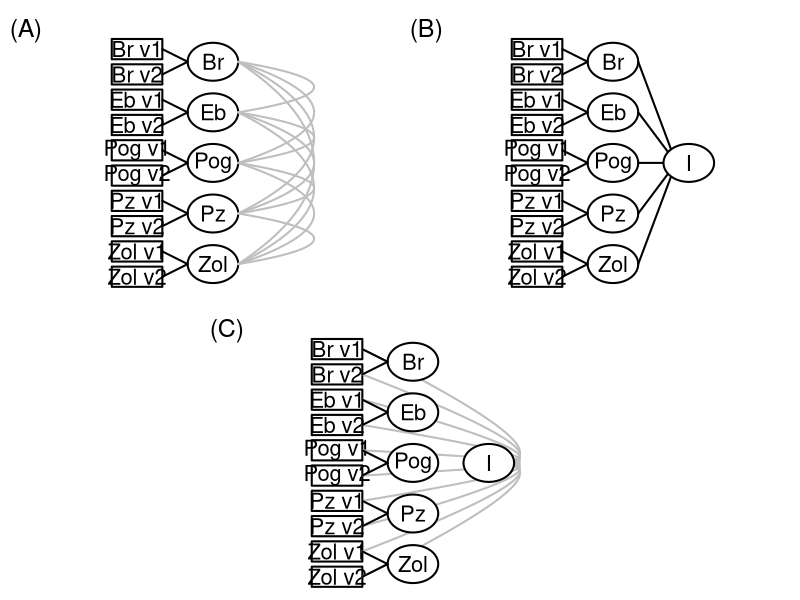

This chart was generated by the following R code:

drawEllipse = function(x_center, y_center, radius_x = 0.2, radius_y = 0.15, l = 2){
  theta = seq(0, 2 * pi, length.out = 100)
  x = radius_x * cos(theta) + x_center
  y = radius_y * sin(theta) + y_center
  polygon(x, y, border = "black", col = "white", lwd = l)
}
curveFunction = function(start, end, distance, mid_y=0) {
  if (mid_y == 0){
    mid_y = (start[2] + end[2]) / 2
  }
  control_points = rbind(start, c(start[1] + distance, mid_y), end)
  
  bezier_curve = function(t, control_points) {
    (1 - t)^2 * control_points[1,] + 2 * (1 - t) * t * control_points[2,] + t^2 * control_points[3,]
  }
  
  t_values = seq(0, 1, length.out = 100)
  curve_points = t(sapply(t_values, function(t) bezier_curve(t, control_points)))
  
  lines(curve_points, col = "gray", lwd = 2)
}


current_mar = par("mar")
suffixes = c(" v1", " v2")
tasks = c("Br", "Eb", "Pog", "Pz", "Zol")
tasks_vs = sapply(tasks, function(x) paste0(x, suffixes))

plotCFA1 = function(){
  par(mar = c(0,1,1,0))
  plot(NA,
       NA,
       xlim = c(-.1,1),
       ylim = c(0,2.1),
       xlab = "",
       ylab = "",
       main = "",
       asp = 1,
       axes = F
  )
  mtext("(A)", side = 3, line = -2, adj = -.01, cex = 1.5)
  n.task = 10
  task_pos.y = seq(.1, 1.9, length.out = n.task)
  task_pos.x = rep(-0.1, n.task)
  task.length = c(.2, .08)
  n.factor_versions = 5
  version_factor.length = .3
  version_factor_pos.y = mapply(
    function(x) (task_pos.y[x+1] - task_pos.y[x])/2 + task_pos.y[x],
    seq(1,10,2)
  )
  version_factor_pos.x = rep(.5, n.factor_versions)
  rect(task_pos.x+task.length[1],
       task_pos.y+task.length[2],
       task_pos.x-task.length[1],
       task_pos.y-task.length[2],
       lwd = 2
  )
  text(task_pos.x, task_pos.y, rev(tasks_vs), cex = 2)
  
  a = mapply(
    function(x) drawEllipse(version_factor_pos.x[x], version_factor_pos.y[x]), 
    1:n.factor_versions
  )
  radius_x = 0.2
  text(version_factor_pos.x, version_factor_pos.y, rev(tasks), cex = 2)
  
  first_con = matrix(
    c(task_pos.x + task.length[1], 
      task_pos.y), 
    ncol = 2 
  )
  
  second_con = matrix(
    c(rep(version_factor_pos.x - radius_x, each = 2), 
      rep(version_factor_pos.y, each = 2)), 
    ncol = 2 
  )
  
  b = mapply(
    function(x) lines(c(first_con[x,1], second_con[x,1]), 
                      c(first_con[x,2], second_con[x,2]),
                      lwd = 2),
    1:10
  )
  dis = rnorm(n.factor_versions^2, 1, .015)
  jit = rnorm(n.factor_versions^2, 0, .025)
  count = 1.5
  for (i in 1:n.factor_versions){
    for (j in 1:n.factor_versions){
      if (i > j){
        curveFunction(
          c(version_factor_pos.x[i] + radius_x, version_factor_pos.y[i]),
          c(version_factor_pos.x[j] + radius_x, version_factor_pos.y[j]),
          1.2
        )
        count = count + 1
      }
      
    }
  }
}

plotCFA2 = function(){
  par(mar = c(0,1,1,0))
  plot(NA,
       NA,
       xlim = c(-0.1,1),
       ylim = c(0,2.1),
       xlab = "",
       ylab = "",
       main = "",
       asp = 1,
       axes = F
  )
  mtext("(B)", side = 3, line = -2, adj = -.01, cex = 1.5)
  n.task = 10
  task_pos.y = seq(.1, 1.9, length.out = n.task)
  task_pos.x = rep(-0.1, n.task)
  task.length = c(.2, .08)
  n.factor_versions = 5
  version_factor.length = .3
  version_factor_pos.y = mapply(
    function(x) (task_pos.y[x+1] - task_pos.y[x])/2 + task_pos.y[x],
    seq(1,10,2)
  )
  version_factor_pos.x = rep(.5, n.factor_versions)
  rect(task_pos.x+task.length[1],
       task_pos.y+task.length[2],
       task_pos.x-task.length[1],
       task_pos.y-task.length[2],
       lwd = 2
  )
  text(task_pos.x, task_pos.y, rev(tasks_vs), cex = 2)
  
  a = mapply(
    function(x) drawEllipse(version_factor_pos.x[x], version_factor_pos.y[x]), 
    1:n.factor_versions
  )
  radius_x = 0.2
  text(version_factor_pos.x, version_factor_pos.y, rev(tasks), cex = 2)
  
  first_con = matrix(
    c(task_pos.x + task.length[1], 
      task_pos.y), 
    ncol = 2 
  )
  
  second_con = matrix(
    c(rep(version_factor_pos.x - radius_x, each = 2), 
      rep(version_factor_pos.y, each = 2)), 
    ncol = 2 
  )
  
  b = mapply(
    function(x) lines(c(first_con[x,1], second_con[x,1]), 
                      c(first_con[x,2], second_con[x,2]),
                      lwd = 2),
    1:10
  )
  gf_pos.x = 1.1
  gf_pos.y = 1
  gf.length = c(.1,.1)
  
  third_con = matrix(
    c(version_factor_pos.x + radius_x, version_factor_pos.y), 
    ncol = 2 
  )
  
  fourth_con = matrix(
    rep(c(gf_pos.x - gf.length[1], gf_pos.y), 5),
    ncol = 2
  )

  c = mapply(
    function(x) lines(c(third_con[x,1], fourth_con[x,1]), 
                      c(third_con[x,2], fourth_con[x,2]),
                      lwd = 2),
    1:5
  )
  drawEllipse(gf_pos.x, gf_pos.y)
  
  text(gf_pos.x, gf_pos.y, "I", cex = 2)
  
}


plotCFA3 = function(){
  par(mar = c(0,1,1,0))
  plot(NA,
       NA,
       xlim = c(-.1,1),
       ylim = c(0,2.1),
       xlab = "",
       ylab = "",
       main = "",
       asp = 1,
       axes = F
  )
  n.task = 10
  task_pos.y = seq(.1, 1.9, length.out = n.task)
  task_pos.x = rep(-0.1, n.task)
  task.length = c(.2, .08)
  n.factor_versions = 5
  version_factor.length = .3
  version_factor_pos.y = mapply(
    function(x) (task_pos.y[x+1] - task_pos.y[x])/2 + task_pos.y[x],
    seq(1,10,2)
  )
  version_factor_pos.x = rep(.5, n.factor_versions)
  rect(task_pos.x+task.length[1],
       task_pos.y+task.length[2],
       task_pos.x-task.length[1],
       task_pos.y-task.length[2],
       lwd = 2
  )
  text(task_pos.x, task_pos.y, rev(tasks_vs), cex = 2)
  
  
  radius_x = 0.2
  
  first_con = matrix(
    c(task_pos.x + task.length[1], 
      task_pos.y), 
    ncol = 2 
  )
  
  second_con = matrix(
    c(rep(version_factor_pos.x - radius_x, each = 2), 
      rep(version_factor_pos.y, each = 2)), 
    ncol = 2 
  )
  mtext("(C)", side = 3, line = -2, adj = -.01, cex = 1.5)
  
  
  dis = rnorm(n.factor_versions^2, 1, .015)
  jit = rnorm(n.factor_versions^2, 0, .025)
  count = 1.5
  gf_pos.x = 1.1
  gf_pos.y = 1
  gf.length = c(.1,.1)
  for (i in 1:n.task){
    curveFunction(
      c(task_pos.x[i] + radius_x, task_pos.y[i]),
      c(gf_pos.x, gf_pos.y),
      1.8,
      mid_y = 1
    )
  }
  a = mapply(
    function(x) drawEllipse(version_factor_pos.x[x], version_factor_pos.y[x]), 
    1:n.factor_versions
  )
  text(version_factor_pos.x, version_factor_pos.y, rev(tasks), cex = 2)
  b = mapply(
    function(x) lines(c(first_con[x,1], second_con[x,1]), 
                      c(first_con[x,2], second_con[x,2]),
                      lwd = 2),
    1:10
  )
  
  
  
  third_con = matrix(
    c(version_factor_pos.x + radius_x, version_factor_pos.y), 
    ncol = 2 
  )
  
  fourth_con = matrix(
    rep(c(gf_pos.x - gf.length[1], gf_pos.y), 5), 
    ncol = 2 
  )
  
  # c = mapply(
  #   function(x) lines(c(third_con[x,1], fourth_con[x,1]), 
  #                     c(third_con[x,2], fourth_con[x,2]),
  #                     lwd = 2),
  #   1:5
  # )
  drawEllipse(gf_pos.x, gf_pos.y)
  
  text(gf_pos.x, gf_pos.y, "I", cex = 2)
  
}




pdf("../_figs/factor_cfa.pdf",
width = 8,
height = 10)
layout(
  matrix(c(1,1,2,2,0,3,3,0), nrow = 2, byrow = TRUE), 
  widths = c(.5, .5, .5, .5)
)
plotCFA1()
plotCFA2()
plotCFA3()

dev.off()
